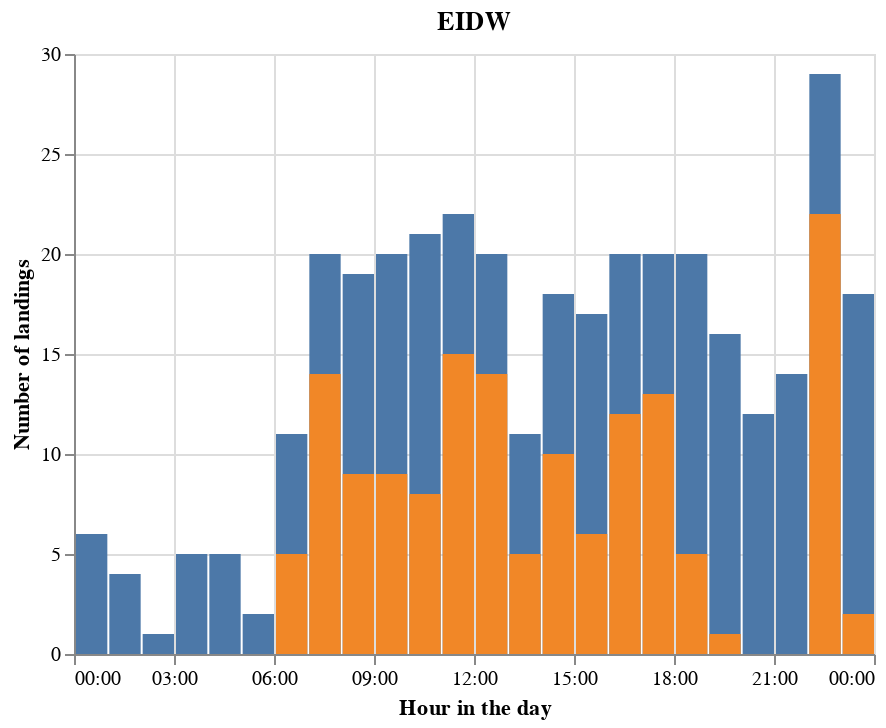

Notebook cell for this chart:
### Code cell
stats = t.summary(["stop", "flight_id"])
merge_stats = merge_point.summary(["stop", "flight_id"])

alt.layer(
    alt.Chart(stats).encode(alt.X("utchours(stop)"), alt.Y("count()")).mark_bar(),
    alt.Chart(merge_stats)
    .encode(
        alt.X("utchours(stop)", title="Hour in the day"),
        alt.Y("count()", title="Number of landings"),
    )
    .mark_bar(color="#f18727"),
).properties(title=f"{airport.icao}")

### Figure 1 — Vega-Lite specification as saved in the notebook (floating-point values rounded to 4 significant figures; data arrays with more than 128 entries replaced by an {"elided": "..."} marker saying what was removed)
{"config": {"view": {"continuousWidth": 400, "continuousHeight": 300}}, "layer": [{"data": {"name": "data-f21e2ce2bd382b3c3ee73644120f74e7"}, "mark": "bar", "encoding": {"x": {"type": "temporal", "field": "stop", "timeUnit": "utchours"}, "y": {"type": "quantitative", "aggregate": "count"}}}, {"data": {"name": "data-ca3f35aa34b6ed25c28ef68a4bd764e0"}, "mark": {"type": "bar", "color": "#f18727"}, "encoding": {"x": {"type": "temporal", "field": "stop", "timeUnit": "utchours", "title": "Hour in the day"}, "y": {"type": "quantitative", "aggregate": "count", "title": "Number of landings"}}}], "title": "EIDW", "$schema": "https://vega.github.io/schema/vega-lite/v4.8.1.json", "datasets": {"data-f21e2ce2bd382b3c3ee73644120f74e7": {"elided": "351 records"}, "data-ca3f35aa34b6ed25c28ef68a4bd764e0": {"elided": "150 records"}}}
